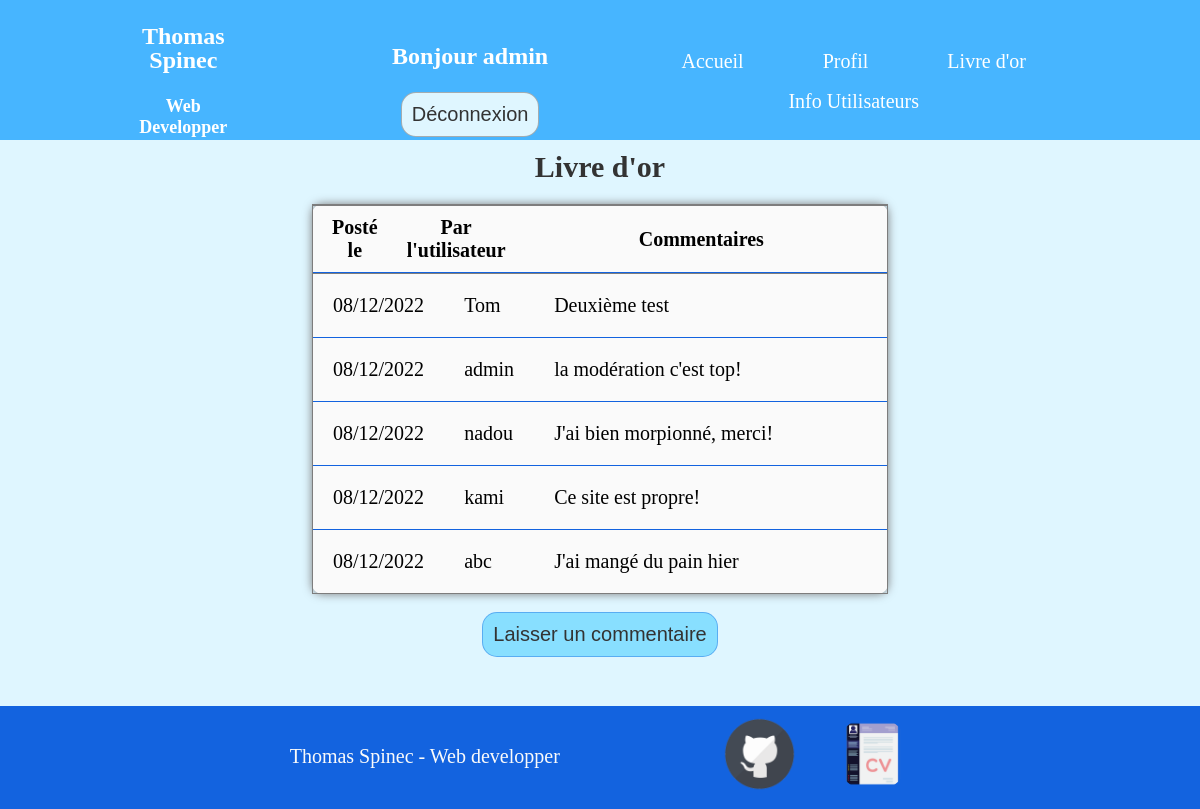
Page /livre-or.php (signed in) on the committed database.
### tables this page shows
CREATE TABLE `commentaires` (
  `id` int(11) NOT NULL,
  `commentaire` text NOT NULL,
  `id_utilisateur` int(11) NOT NULL,
  `date` datetime NOT NULL
);

CREATE TABLE `utilisateurs` (
  `id` int(11) NOT NULL,
  `login` varchar(255) NOT NULL,
  `password` varchar(255) NOT NULL
);

### livre-or.php (the view, shortened to what this page needs)
    <?php
        include 'header.php';
        include 'connect.php';
    ?>
    <main>
        <?php
            $requete = "SELECT commentaires.id, commentaires.commentaire, DATE_FORMAT(commentaires.date, '%d/%m/%Y') as date, utilisateurs.login FROM commentaires INNER JOIN utilisateurs ON commentaires.id_utilisateur = utilisateurs.id ORDER BY id DESC";
            $exec_requete = $connect -> query($requete);
        ?>
        <div class="container">
            <h1>Livre d'or</h1>
            <table class="commentaires">
                <thead>
                    <tr>
                        <th class="date">Posté le</th>
                        <th class="user">Par l'utilisateur</th>
                        <th class="comm">Commentaires</th>
                    </tr>
                </thead>
                <tbody>
                    <?php
                        while ($reponse = mysqli_fetch_assoc($exec_requete)){
                            echo "<tr>";
                            echo "<td class='date'>".$reponse['date']."</td>";
                            echo "<td class='user'>".$reponse['login']."</td>";
                            echo "<td class='comm'>".$reponse['commentaire']."</td>";
                            echo "</tr>";
                        }
                    ?>
                </tbody>
            </table>
            <?php
                if (isset($_SESSION['loginOK'])){
                    if ($_SESSION['loginOK']){
            ?>
            <br>
                <div class="center">
                    <a href='commentaire.php'><button>Laisser un commentaire</button></a>
                </div>
            <?php
                    }
                }
            ?>
        </div>
    </main>
    <?php
        include 'footer.php';
    ?>
</body>
</html>

### site.css (style rules this page uses)
body { background-color: #dff6ff; margin: 0; padding: 0; }
a { text-decoration: none; cursor: pointer; }
h1 { font-size: 30px; font-weight: bold; text-align: center; color: #333; }
.container { width: 80%; margin: auto; padding: auto; }
main { margin-top: 150px; min-height: 65vh; margin-bottom: 3%; }
main button { background-color: #88dfff; border: 1px solid #1363df66; border-radius: 15px; color: #333; font-size: 20px; padding: 10px; margin-bottom: 5px; margin-right: 10px; margin-left: 10px; transition: 0.5s; cursor: pointer; }
.center { display: flex; flex-direction: column; justify-content: center; align-items: center; }
table, th, td { padding: 10px; border: 1px solid #7d7d7d; border-collapse: collapse; font-size: 20px; border-radius: 10px; }
table { margin: auto; margin-top: 20px; margin-bottom: 20px; }
.commentaires tbody, .commentaires thead { display: block; }
.commentaires tbody { height: 40vh; overflow-y: auto; overflow-x: hidden; }
.commentaires { width: 60%; margin: auto; border: 1px solid #7d7d7d; background-color: #fafafa; box-shadow: 0 0 10px #7d7d7d; }
.commentaires th { border-bottom: #1363df; border-bottom-style: solid; border-bottom-width: 1.5px; border-left: none; border-right: none; }
.commentaires td { padding: 20px; border-bottom: #1363df; border-bottom-style: solid; border-bottom-width: 1px; border-left: none; border-right: none; }
.date { width: 15%; }
.user { width: 15%; }
.comm { width: 70%; }

### rows in the picture
commentaires: date "08/12/2022", id_utilisateur.login "Tom", commentaire "Deuxième test"
commentaires: date "08/12/2022", id_utilisateur.login "admin", commentaire "la modération c'est top!"
commentaires: date "08/12/2022", id_utilisateur.login "nadou", commentaire "J'ai bien morpionné, merci!"
commentaires: date "08/12/2022", id_utilisateur.login "kami", commentaire "Ce site est propre!"
commentaires: date "08/12/2022", id_utilisateur.login "abc", commentaire "J'ai mangé du pain hier"

### other values in the picture
$user "admin"
